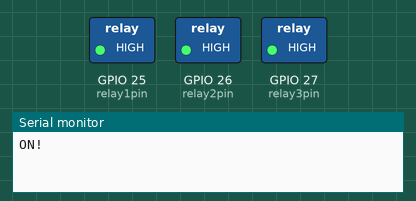
A sketch run on a simulated ESP32. Parts: switched loads named in the sketch (green lamp = pin HIGH), the last lines printed to the serial monitor.

Above: at 0.5 s.
At 3.5 s:
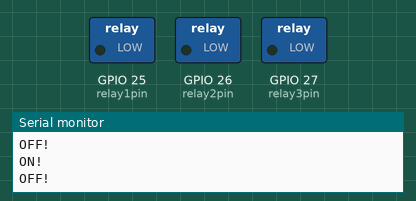
Timing chart, 0 to 4.6 s (numbered marks = the images above):
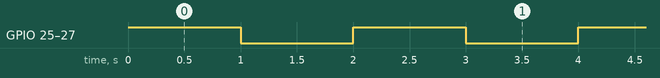

The sketch:

relaychecker.ino
```cpp
  int relay1pin = 25;
  int relay2pin = 26;
  int relay3pin = 27;


void setup() {
  // put your setup code here, to run once:
  Serial.begin(9600);
  pinMode(relay1pin, OUTPUT);   // setting relays as output pins
  pinMode(relay2pin, OUTPUT);
  pinMode(relay3pin, OUTPUT);
}

void loop() {
  // put your main code here, to run repeatedly:
  digitalWrite(relay1pin, HIGH);
  digitalWrite(relay2pin, HIGH);
  digitalWrite(relay3pin, HIGH);
  Serial.println("ON!");
  delay(1000);
  digitalWrite(relay1pin, LOW);
  digitalWrite(relay2pin, LOW);
  digitalWrite(relay3pin, LOW);
  Serial.println("OFF!");
  delay(1000);
}
```

Measured:
- by itself, GPIO 25 (relay1pin), GPIO 26 (relay2pin), GPIO 27 (relay3pin): alternates HIGH for 1.0 s and LOW for 1.0 s
